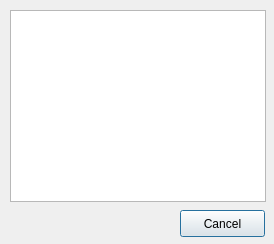
<?xml version="1.0" encoding="UTF-8"?>
<ui version="4.0">
 <class>PresetWindow</class>
 <widget class="QDialog" name="PresetWindow">
  <property name="geometry">
   <rect>
    <x>0</x>
    <y>0</y>
    <width>274</width>
    <height>244</height>
   </rect>
  </property>
  <property name="windowTitle">
   <string>Dialog</string>
  </property>
  <widget class="QListWidget" name="listWidgetPresets">
   <property name="geometry">
    <rect>
     <x>10</x>
     <y>10</y>
     <width>256</width>
     <height>192</height>
    </rect>
   </property>
  </widget>
  <widget class="QPushButton" name="pushButtonCancel">
   <property name="geometry">
    <rect>
     <x>180</x>
     <y>210</y>
     <width>85</width>
     <height>27</height>
    </rect>
   </property>
   <property name="text">
    <string>Cancel</string>
   </property>
  </widget>
 </widget>
 <resources/>
 <connections/>
</ui>
